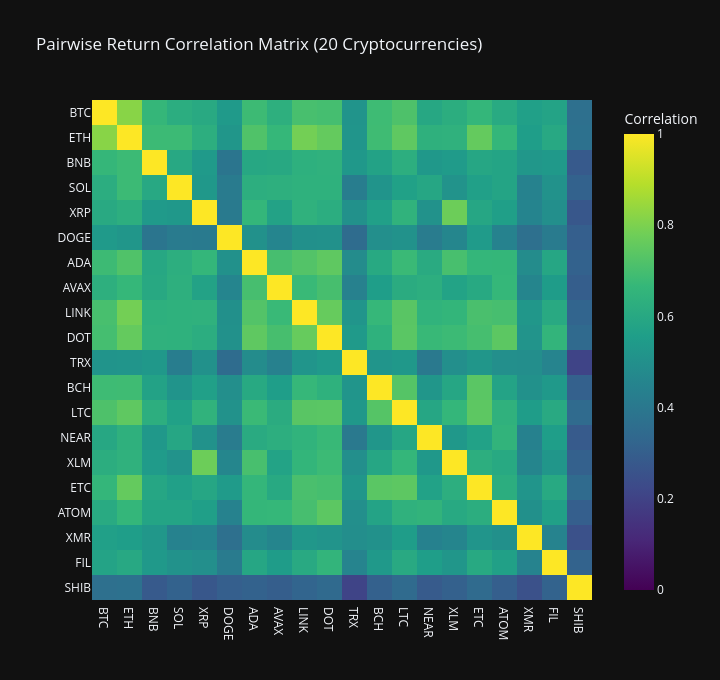

Here is the notebook cell this chart was saved with:
### Markdown cell above
## 2. Pairwise Correlation Heatmap & Inter-Asset Dependence

Before modeling directional spillover transmission, we inspect the static pairwise correlation matrix across all 20 cryptocurrencies.

### Code cell
corr_matrix = ret_active.corr()

fig_corr = px.imshow(
    corr_matrix,
    x=asset_names,
    y=asset_names,
    color_continuous_scale="Viridis",
    zmin=0.0,
    zmax=1.0,
    title="Pairwise Return Correlation Matrix (20 Cryptocurrencies)",
    labels=dict(color="Correlation")
)
fig_corr.update_layout(width=720, height=680)
fig_corr.show()

off_diag_vals = corr_matrix.values[~np.eye(len(corr_matrix), dtype=bool)]
print(f"Mean Inter-Asset Correlation: {off_diag_vals.mean():.3f} (Min: {off_diag_vals.min():.3f}, Max: {off_diag_vals.max():.3f})")

### Figure 1 — Plotly figure (JSON) as saved in the notebook; plotly's stock layout.template omitted (floating-point values rounded to 4 significant figures; data arrays with more than 128 entries replaced by an {"elided": "..."} marker saying what was removed)
{"data": [{"coloraxis": "coloraxis", "hovertemplate": "x: %{x}<br>y: %{y}<br>Correlation: %{z}<extra></extra>", "name": "0", "type": "heatmap", "x": ["BTC", "ETH", "BNB", "SOL", "XRP", "DOGE", "ADA", "AVAX", "LINK", "DOT", "TRX", "BCH", "LTC", "NEAR", "XLM", "ETC", "ATOM", "XMR", "FIL", "SHIB"], "xaxis": "x", "y": ["BTC", "ETH", "BNB", "SOL", "XRP", "DOGE", "ADA", "AVAX", "LINK", "DOT", "TRX", "BCH", "LTC", "NEAR", "XLM", "ETC", "ATOM", "XMR", "FIL", "SHIB"], "yaxis": "y", "z": {"elided": "20x20 float values"}}], "layout": {"coloraxis": {"autocolorscale": false, "cmax": 1, "cmin": 0, "colorbar": {"title": {"text": "Correlation"}}, "colorscale": [[0, "#440154"], [0.1111, "#482878"], [0.2222, "#3e4989"], [0.3333, "#31688e"], [0.4444, "#26828e"], [0.5556, "#1f9e89"], [0.6667, "#35b779"], [0.7778, "#6ece58"], [0.8889, "#b5de2b"], [1, "#fde725"]]}, "height": 680, "title": {"text": "Pairwise Return Correlation Matrix (20 Cryptocurrencies)"}, "width": 720, "xaxis": {"anchor": "y", "constrain": "domain", "domain": [0, 1], "scaleanchor": "y"}, "yaxis": {"anchor": "x", "autorange": "reversed", "constrain": "domain", "domain": [0, 1]}}}
